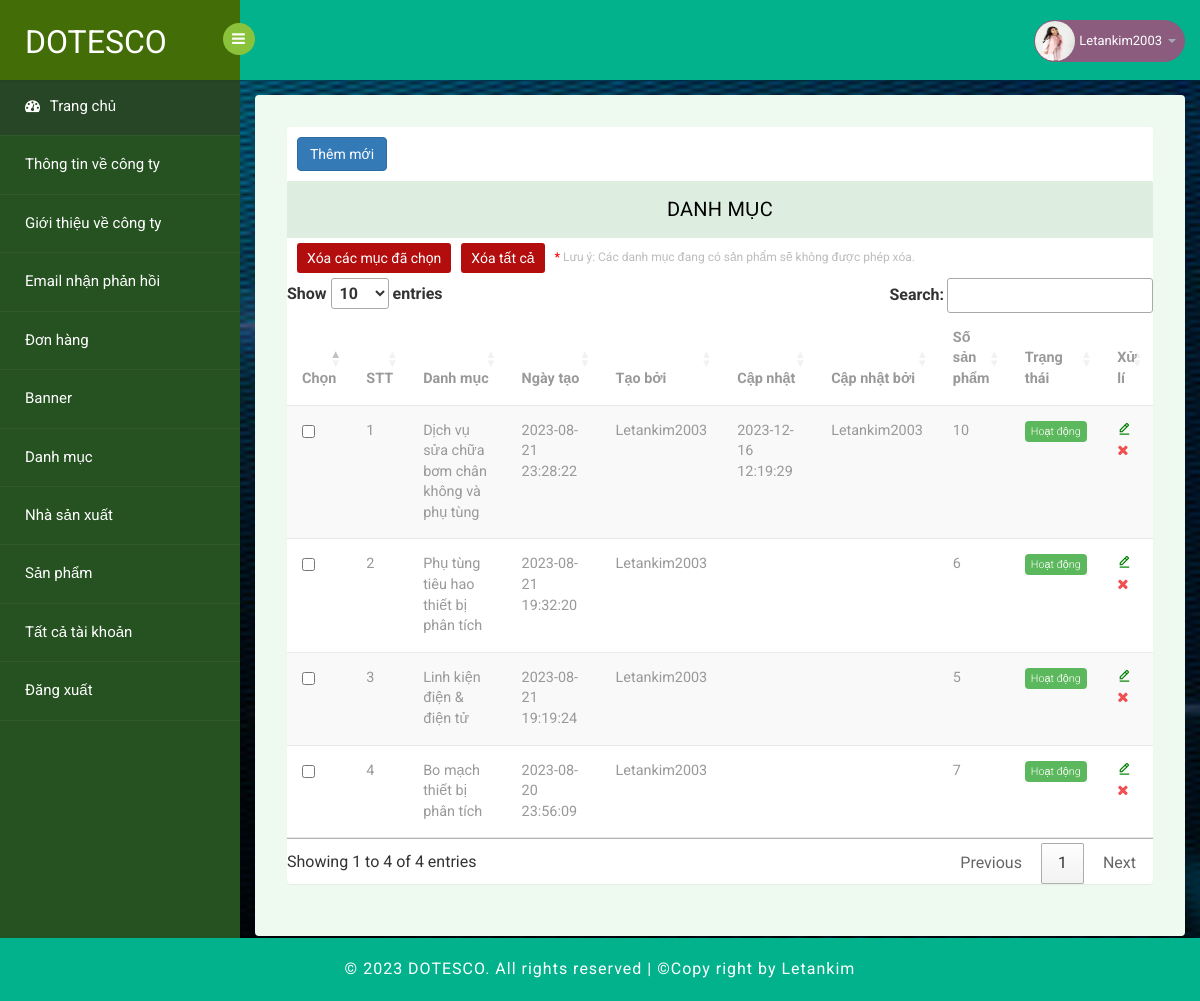
The page /admin/index.php?page=category (signed in) on the database its author committed.
### tables this page shows
CREATE TABLE `tbl_category` (
  `id` int(6) NOT NULL,
  `name` varchar(1000) NOT NULL,
  `createAt` datetime NOT NULL DEFAULT current_timestamp(),
  `modifiedAt` datetime DEFAULT NULL,
  `createBy` int(11) NOT NULL,
  `modifiedBy` int(11) DEFAULT NULL,
  `status` tinyint(1) NOT NULL DEFAULT 1
);

CREATE TABLE `tbl_account` (
  `id` int(6) NOT NULL,
  `username` varchar(200) NOT NULL,
  `password` varchar(200) NOT NULL,
  `email` varchar(200) NOT NULL,
  `phone` varchar(10) DEFAULT NULL,
  `avatar` varchar(300) DEFAULT NULL,
  `createAt` datetime NOT NULL DEFAULT current_timestamp(),
  `modifiedAt` datetime DEFAULT NULL,
  `role` tinyint(4) NOT NULL DEFAULT 0,
  `status` tinyint(4) NOT NULL DEFAULT 1
);

### admin/controller/CategoryController.php (called while the page is built, shortened)
<?php
require_once PATH_ROOT_ADMIN."/DAO/CategoryDao.php";
require_once PATH_ROOT_ADMIN."/DAO/AccountDao.php";
require_once PATH_ROOT_ADMIN."/view/handleShow/showCategory.php";
require_once PATH_ROOT."/model/Category.php";
class CategoryController {
    private static $categoryDao;
    function __construct() {
        self::$categoryDao = new CategoryDao();
    }
    public function adminCategory() {
        $allCategory = self::$categoryDao->getAll();
        include_once PATH_ROOT_ADMIN."/view/categoryView.php";
    }
}
?>

### admin/DBConnection/ConnectionAdmin.php (called while the page is built, shortened)
<?php
class ConnectionAdmin {
    public static $conn;
    function connect() {
        $servername = DB_HOST;
        $username = DB_USER;
        $password = DB_PASSWORD;
        $table = DB_NAME;
        try {
            self::$conn = new PDO("mysql:host=$servername;dbname=$table;charset=utf8", $username, $password);
            self::$conn->setAttribute(PDO::ATTR_ERRMODE, PDO::ERRMODE_EXCEPTION);
        } catch(PDOException $e) {
            try {
                $date= date('Y/m/d H:i:s');
                $myLogger = fopen(PATH_ROOT_ADMIN.'/Log/admin_log.log', 'a');
                $content = "Admin: CONNECT (".$e->getMessage().") ".$date."\n";
                fwrite($myLogger, $content);
            } catch(Exception $error) {
            }
        }
        return self::$conn;
    }
    function getAll($sql, $params = array()) {
        $result = [];
        try {
            $conn = $this->connect();
            $stmt = $conn->prepare($sql);
            $stmt->execute($params);
            $stmt->setFetchMode(PDO::FETCH_ASSOC);
            $result = $stmt->fetchAll();
        } catch(Exception $e) {
            try {
                $date= date('Y/m/d H:i:s');
                $myLogger = fopen(PATH_ROOT_ADMIN.'/Log/log_user.log', 'a');
                $content = "User: GET ALL (".$e->getMessage().") ".$date."\n";
                fwrite($myLogger, $content);
            } catch(Exception $error) {
            }
        }
        return $result;
    }
    function get_one($sql, $params = array()) {
        $result = [];
        try {
            $conn = $this->connect();
            $stmt = $conn->prepare($sql);
            $stmt->execute($params);
            $stmt->setFetchMode(PDO::FETCH_ASSOC);
            $result = $stmt->fetch();
        } catch(PDOException $e) {
            try {
                $date= date('Y/m/d H:i:s');
                $myLogger = fopen(PATH_ROOT_ADMIN.'/Log/log_user.log', 'a');
                $content = "User: GET BY ID (".$e->getMessage().") ".$date."\n";
                fwrite($myLogger, $content);
            } catch(Exception $error) {
            }
        }
        return $result;
    }
}
?>

### admin/DAO/AccountDao.php (called while the page is built, shortened)
<?php
require_once PATH_ROOT_ADMIN."/DBConnection/ConnectionAdmin.php";
require_once PATH_ROOT."/model/Account.php";
class AccountDao {
    private static $db;
    public function __construct()
    {
        self::$db = new ConnectionAdmin();
    }
    private function account($row) {
        $id = $row['id'];
        $username = $row['username'];
        $password = $row['password'];
        $email = $row['email'];
        $phone = $row['phone'];
        $avatar = $row['avatar'];
        $createAt = $row['createAt'];
        $modifiedAt = $row['modifiedAt'];
        $status = $row['status'];
        $role = $row['role'];
        $account = new Account($id, $username, $password, $email, $phone,$avatar, $createAt, $modifiedAt, $status, $role);
        return $account;
    }
    function getOneByID($id) {
        $params = array(":id"=>$id);
        $sql = "SELECT * FROM tbl_account WHERE id=:id";
        $row = self::$db->get_one($sql, $params);
        if($row) {
            return $this->account($row);
        }
        return null;
    }
}
?>

### model/Category.php (called while the page is built, shortened)
<?php
class Category {
    protected $name;
    protected $createBy;
    protected $modifiedBy;
    public function __construct($id, $name, $createAt, $modifiedAt, $createBy, $modifiedBy, $status)
    {
        $this->name = $name;
        $this->createBy = $createBy;
        $this->modifiedBy = $modifiedBy;
    }
    public function getName()
    {
        return $this->name;
    }
    public function getCreateBy()
    {
        return $this->createBy;
    }
    public function getModifiedBy()
    {
        return $this->modifiedBy;
    }
}
?>

### admin/DAO/CategoryDao.php (called while the page is built, shortened)
<?php
require_once PATH_ROOT_ADMIN."/DBConnection/ConnectionAdmin.php";
require_once PATH_ROOT."/model/Category.php";
class CategoryDao {
    private static $db;
    function __construct() {
        self::$db = new ConnectionAdmin();
    }
    private function category($row) {
        $id = $row['id'];
        $name = $row['name'];
        $createAt = $row['createAt'];
        $modifiedAt = $row['modifiedAt'];
        $createBy = $row['createBy'];
        $modifiedBy = $row['modifiedBy'];
        $status = $row['status'];
        $category = new Category($id, $name, $createAt, $modifiedAt, $createBy, $modifiedBy, $status);
        return $category;
    }
    function getAll() {
        $sql = "SELECT * FROM tbl_category ORDER BY id DESC";
        $resultSQL = self::$db->getAll($sql);
        $categories = array();
        foreach ($resultSQL as $row) {
            $categories[] = $this->category($row);
        }
        return $categories;
    }
    function getNumberOfProductByCategory($idCategory) {
        $params = array(":idCategory"=>$idCategory);
        $sql = "SELECT * FROM tbl_product WHERE idCategory = :idCategory";
        return count(self::$db->getAll($sql, $params));
    }
}
?>

### model/Account.php (called while the page is built, shortened)
<?php
class Account {
    protected $username;
    public function __construct($id, $username, $password, $email, $phone,$avatar, $createAt, $modifiedAt, $status, $role)
    {
        $this->username = $username;
    }
    public function getUsername()
    {
        return $this->username;
    }
}
?>

### admin/view/handleShow/showCategory.php (the view, shortened to what this page needs)
<?php
    function showCategory($allCategory) {
        $category = '<table class="table table-striped b-t b-light" id="table-data">
        <thead>
          <th style="width:20px;">Chọn</th>
            <th style="width:20px;">
              STT
            </th>
            <th>Danh mục</th>
            <th>Ngày tạo</th>
            <th>Tạo bởi</th>
            <th>Cập nhật</th>
            <th>Cập nhật bởi</th>
            <th>Số sản phẩm</th>
            <th>Trạng thái</th>
            <th>Xử lí</th>
        </thead>
        <tbody>';
        $index = 0;
        if(count($allCategory) > 0) {
            $accountDao = new AccountDao();
            $categoryDao = new CategoryDao();
            $messageDelete = '"Bạn có chắc muốn xóa?"';
            foreach ($allCategory as $item) {
                $id = $item->getId();
                $name = $item->getName();
                $createAt = $item->getCreateAt();
                $createBy = $item->getCreateBy();
                $modifiedAt = $item->getModifiedAt();
                $modifiedBy = $item->getModifiedBy();
                $usernameCreate = ($accountDao->getOneByID($createBy))->getUsername();
                $usernameModified = $modifiedBy != null ? ($accountDao->getOneByID($modifiedBy))->getUsername() : "";
                $style = "label label-success";
                $messageStatus = "Hoạt động";
                $index++;
                $category.= "<tr>
                <td><input type='checkbox' class = 'check-item' value='".$id."'/></td>
                <td>".$index."</td>
                <td>".$name."</td>
                <td>".$createAt."</td>
                <td>".$usernameCreate."</td>
                <td>".$modifiedAt."</td>
                <td>".$usernameModified."</td>
                <td>".$categoryDao->getNumberOfProductByCategory($id)."</td>
                <td> <span class='$style'>$messageStatus</span></td>
                <td>
                    <a title='Chỉnh sửa' href='index.php?page=update-category&id=".$id."' alt='Chỉnh sửa'>
                        <i class='bx bx-edit-alt' style='color: green;'></i>
                    </a>
                    <a href='index.php?page=delete-category&id=".$id."'onclick='return confirm(".$messageDelete.")'>
                        <i class='fa fa-times text-danger text'></i>
                    </a>
                </td>
              </tr>";
            }
        }
        $category.="</tbody>
        </table>";
        return $category;
    }
?>

### admin/assets/css/style.css (style rules this page uses)
html, body { font-family: 'Roboto', sans-serif; font-size: 100%; overflow-x: hidden; background: url(../images/bg.jpg) no-repeat 0px 0px; background-size:cover; }
body { position: relative; min-height: 100vh; }
body a { transition: 0.5s all ease; -webkit-transition: 0.5s all ease; -moz-transition: 0.5s all ease; -o-transition: 0.5s all ease; -ms-transition: 0.5s all ease; text-decoration:none; }
.table>thead>tr>th { border-bottom: 1px solid #e1ab91 ! important; }
.table>tbody>tr>td, .table>tbody>tr>th, .table>tfoot>tr>td, .table>tfoot>tr>th, .table>thead>tr>td, .table>thead>tr>th { border-bottom: 1px solid #e9e9e9 ! important; }
.label { font-weight: 300 !important; border-radius:4px; }
.table > thead > tr > th, .table > tbody > tr > th, .table > tfoot > tr > th, .table > thead > tr > td, .table > tbody > tr > td, .table > tfoot > tr > td { border-top: none !important; }
.table td, .table>tbody>tr>td, .table>tbody>tr>th, .table>tfoot>tr>td, .table>tfoot>tr>th, .table>thead>tr>td, .table>thead>tr>th { padding: 15px!important; }
.table > thead > tr > th, .table > tbody > tr > th, .table > tfoot > tr > th, .table > thead > tr > td, .table > tbody > tr > td, .table > tfoot > tr > td { font-size: 0.9em; color: #999; border-top: none !important; }
.label { font-weight: 300 !important; }
.label { padding: 4px 6px; border: none; text-shadow: none; }
.text-danger { color: #f05050; }

### rows shown on the page
tbl_category: name "Dịch vụ sửa chữa bơm chân không và phụ tùng", createAt "2023-08-21 23:28:22", createBy.username "Letankim2003", modifiedAt "2023-12-16 12:19:29", modifiedBy.username "Letankim2003", NumberOfProductByCategory "10", messageStatus "Hoạt động"
tbl_category: name "Phụ tùng tiêu hao thiết bị phân tích", createAt "2023-08-21 19:32:20", createBy.username "Letankim2003", NumberOfProductByCategory "6", messageStatus "Hoạt động"
tbl_category: name "Linh kiện điện & điện tử", createAt "2023-08-21 19:19:24", createBy.username "Letankim2003", NumberOfProductByCategory "5", messageStatus "Hoạt động"
tbl_category: name "Bo mạch thiết bị phân tích", createAt "2023-08-20 23:56:09", createBy.username "Letankim2003", NumberOfProductByCategory "7", messageStatus "Hoạt động"

### other values the page prints
$_SESSION['usernameAdmin'] "Letankim2003"
